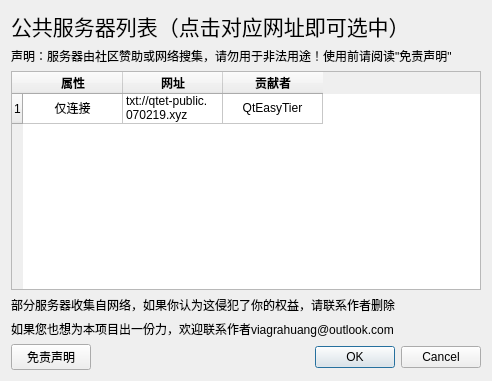
<?xml version="1.0" encoding="UTF-8"?>
<ui version="4.0">
 <class>PublicServer</class>
 <widget class="QDialog" name="PublicServer">
  <property name="geometry">
   <rect>
    <x>0</x>
    <y>0</y>
    <width>492</width>
    <height>381</height>
   </rect>
  </property>
  <property name="windowTitle">
   <string>公共服务器</string>
  </property>
  <layout class="QVBoxLayout" name="verticalLayout">
   <item>
    <widget class="QLabel" name="label">
     <property name="maximumSize">
      <size>
       <width>16777215</width>
       <height>30</height>
      </size>
     </property>
     <property name="font">
      <font>
       <pointsize>16</pointsize>
      </font>
     </property>
     <property name="text">
      <string>公共服务器列表（点击对应网址即可选中）</string>
     </property>
    </widget>
   </item>
   <item>
    <widget class="QLabel" name="label_2">
     <property name="text">
      <string>声明：服务器由社区赞助或网络搜集，请勿用于非法用途！使用前请阅读&quot;免责声明&quot;</string>
     </property>
    </widget>
   </item>
   <item>
    <widget class="QTableWidget" name="tableWidget">
     <attribute name="horizontalHeaderCascadingSectionResizes">
      <bool>false</bool>
     </attribute>
     <attribute name="horizontalHeaderMinimumSectionSize">
      <number>24</number>
     </attribute>
     <attribute name="verticalHeaderShowSortIndicator" stdset="0">
      <bool>false</bool>
     </attribute>
     <row/>
     <column>
      <property name="text">
       <string>属性</string>
      </property>
      <property name="font">
       <font>
        <bold>true</bold>
        <hintingpreference>PreferFullHinting</hintingpreference>
       </font>
      </property>
     </column>
     <column>
      <property name="text">
       <string>网址</string>
      </property>
      <property name="font">
       <font>
        <bold>true</bold>
        <hintingpreference>PreferFullHinting</hintingpreference>
       </font>
      </property>
     </column>
     <column>
      <property name="text">
       <string>贡献者</string>
      </property>
      <property name="font">
       <font>
        <bold>true</bold>
       </font>
      </property>
     </column>
     <item row="0" column="0">
      <property name="text">
       <string>仅连接</string>
      </property>
      <property name="textAlignment">
       <set>AlignCenter</set>
      </property>
     </item>
     <item row="0" column="1">
      <property name="text">
       <string>txt://qtet-public.070219.xyz</string>
      </property>
     </item>
     <item row="0" column="2">
      <property name="text">
       <string>QtEasyTier</string>
      </property>
      <property name="textAlignment">
       <set>AlignCenter</set>
      </property>
     </item>
    </widget>
   </item>
   <item>
    <widget class="QLabel" name="label_3">
     <property name="text">
      <string>部分服务器收集自网络，如果你认为这侵犯了你的权益，请联系作者删除</string>
     </property>
    </widget>
   </item>
   <item>
    <widget class="QLabel" name="label_4">
     <property name="text">
      <string>如果您也想为本项目出一份力，欢迎联系作者viagrahuang@outlook.com</string>
     </property>
    </widget>
   </item>
   <item>
    <layout class="QHBoxLayout" name="horizontalLayout">
     <item alignment="Qt::AlignmentFlag::AlignLeft">
      <widget class="QPushButton" name="disclaimerBtn">
       <property name="text">
        <string>免责声明</string>
       </property>
      </widget>
     </item>
     <item alignment="Qt::AlignmentFlag::AlignRight">
      <widget class="QDialogButtonBox" name="buttonBox">
       <property name="orientation">
        <enum>Qt::Orientation::Horizontal</enum>
       </property>
       <property name="standardButtons">
        <set>QDialogButtonBox::StandardButton::Cancel|QDialogButtonBox::StandardButton::Ok</set>
       </property>
      </widget>
     </item>
    </layout>
   </item>
  </layout>
 </widget>
 <resources/>
 <connections>
  <connection>
   <sender>buttonBox</sender>
   <signal>accepted()</signal>
   <receiver>PublicServer</receiver>
   <slot>accept()</slot>
   <hints>
    <hint type="sourcelabel">
     <x>248</x>
     <y>254</y>
    </hint>
    <hint type="destinationlabel">
     <x>157</x>
     <y>274</y>
    </hint>
   </hints>
  </connection>
  <connection>
   <sender>buttonBox</sender>
   <signal>rejected()</signal>
   <receiver>PublicServer</receiver>
   <slot>reject()</slot>
   <hints>
    <hint type="sourcelabel">
     <x>316</x>
     <y>260</y>
    </hint>
    <hint type="destinationlabel">
     <x>286</x>
     <y>274</y>
    </hint>
   </hints>
  </connection>
 </connections>
</ui>
